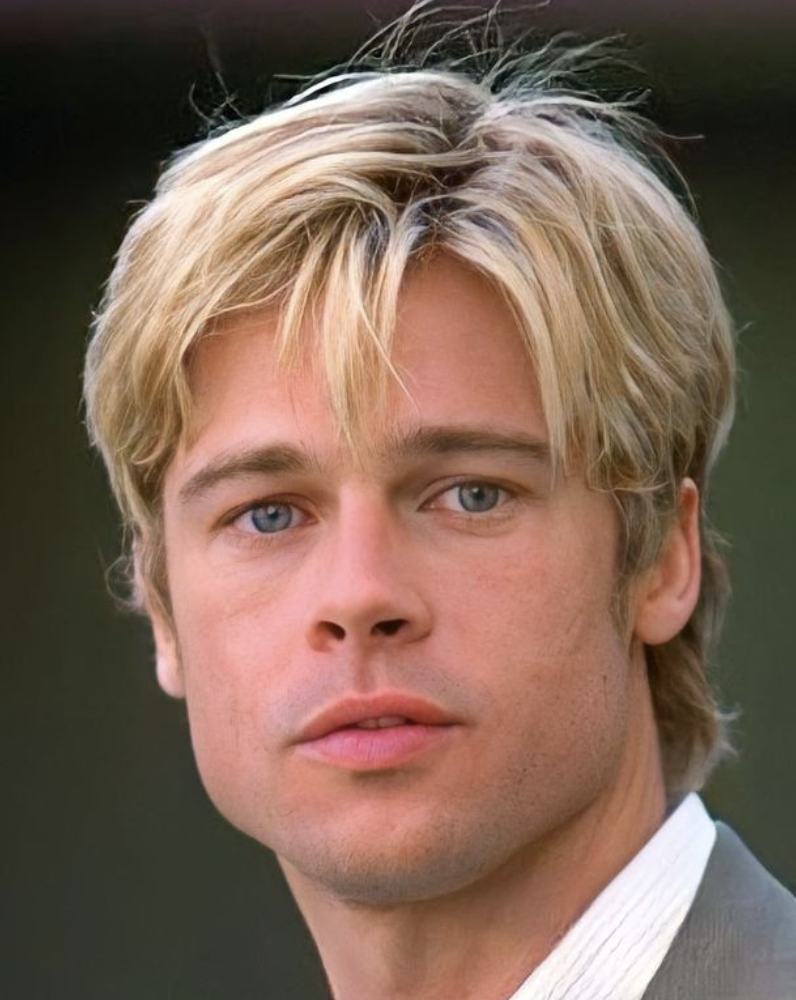
#> input picture python/ocv/play w image/test.png, 796 x 1000 px, found by its file name
$ python dimensions.py
#> lines starting #> are read from the running program, lines starting #| are printed output that depends on the picture
# [26 lines of commented-out code are left out]


import cv2
image=cv2.imread("play w image/test.png",flags=1)
#> image is the input picture: shape (1000, 796, 3); mean B, G, R 85.2, 99.7, 123.6

if image is None:
    print("Image not found")
else:
    resized=cv2.resize(image,(300,300))
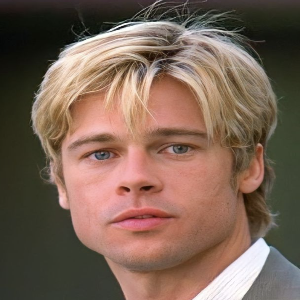
#> resized: shape (300, 300, 3); mean B, G, R 85.1, 99.6, 123.5
    cv2.imshow("originalimage",image)
    cv2.imshow("resized_image",resized)
    cv2.waitKey(0)
    cv2.destroyAllWindows()
